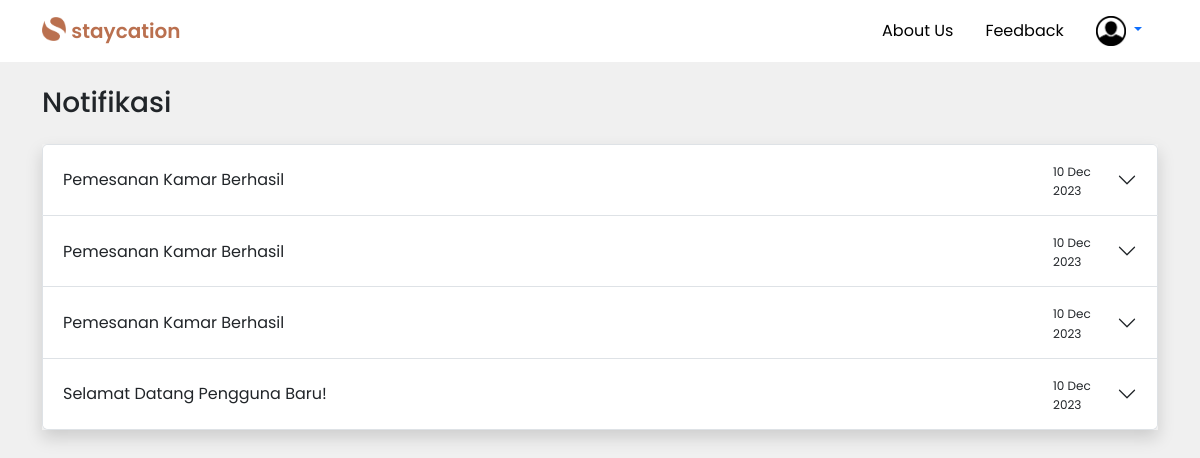
Screenshot of /dashboard/user/notifikasi.php (signed in) with the database file from the repository.
### tables this page shows
CREATE TABLE `notifikasi` (
  `ID_NOTIFIKASI` int(11) NOT NULL,
  `ID_HOTEL` int(11) DEFAULT NULL,
  `EMAIL_TAMU` varchar(40) NOT NULL,
  `JUDUL_NOTIF` varchar(30) NOT NULL,
  `PESAN_NOTIF` varchar(200) NOT NULL,
  `TGL_NOTIF` timestamp NOT NULL DEFAULT current_timestamp() ON UPDATE current_timestamp()
);

### dashboard/user/notifikasi.php (the view, shortened to what this page needs)
<?php
    include '../../controller/koneksi.php';
    if (!isset($_SESSION['user_type']) || empty($_SESSION['user_type'])) {
        include '../../partials/header.php';
    } elseif ($_SESSION['user_type'] === 'tamu') {
        include '../../partials/header-login-noindex.php';
    }
    $email = $_SESSION['email'];
?>
<div class="container mt-4">
    <h3>Notifikasi</h3>
    <div class="accordion shadow mt-4" id="accordionNotif">
        <?php
            $query = "SELECT JUDUL_NOTIF, PESAN_NOTIF, TGL_NOTIF FROM `notifikasi` WHERE EMAIL_TAMU = '$email' ORDER BY TGL_NOTIF DESC";
            $result = $koneksi->query($query);
            if ($result->num_rows > 0) {
                $counter = 1;
                while ($row = $result->fetch_assoc()) {
                    $accordionID = 'collapse' . $counter;
        ?>
        <div class="accordion-item">
            <h2 class="accordion-header">
            <button class="accordion-button collapsed" type="button" data-bs-toggle="collapse" data-bs-target="#<?php echo $accordionID; ?>" aria-expanded="false" aria-controls="<?php echo $accordionID; ?>">
                <div class="w-100">
                    <?php echo $row["JUDUL_NOTIF"]; ?>
                </div>
                <div>
                    <span style="font-size: 12px;"><?php echo date('d M Y', strtotime($row["TGL_NOTIF"])); ?> </span>
                </div>
            </button>
            </h2>
        </div>
        <?php
                    $counter++;
                }
            } else {
                echo '<div class="accordion-item">';
                echo '<div class="accordion-header">';
                echo 'Tidak ada notifikasi.';
                echo '</div>';
                echo '</div>';
            }
        ?>
    </div>
</div>
</body>
</html>

### style.css (style rules this page uses)
body { background-color: #f0f0f0; }
* { font-family: 'Poppins', sans-serif; }

### rows the page displays
notifikasi: JUDUL_NOTIF "Pemesanan Kamar Berhasil", TGL_NOTIF "10 Dec 2023"
notifikasi: JUDUL_NOTIF "Pemesanan Kamar Berhasil", TGL_NOTIF "10 Dec 2023"
notifikasi: JUDUL_NOTIF "Pemesanan Kamar Berhasil", TGL_NOTIF "10 Dec 2023"
notifikasi: JUDUL_NOTIF "Selamat Datang Pengguna Baru!", TGL_NOTIF "10 Dec 2023"
